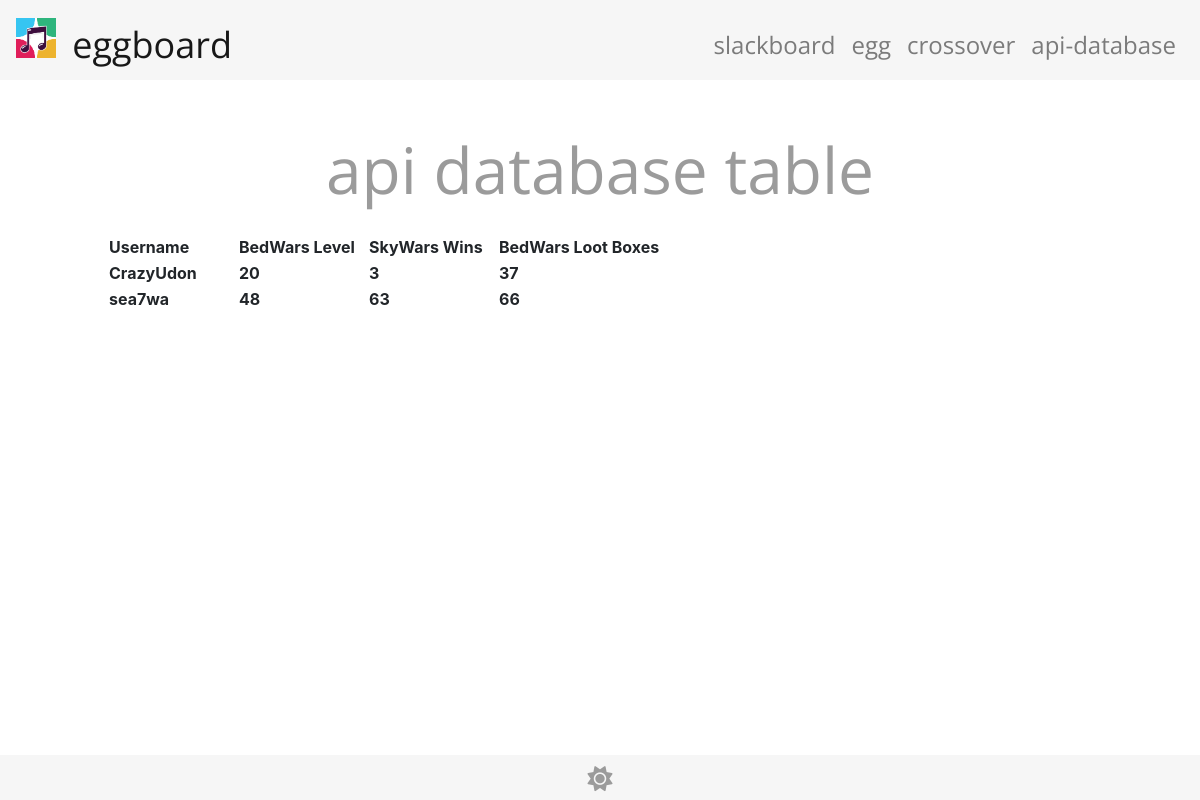
The app's page /apidatabase, older data.
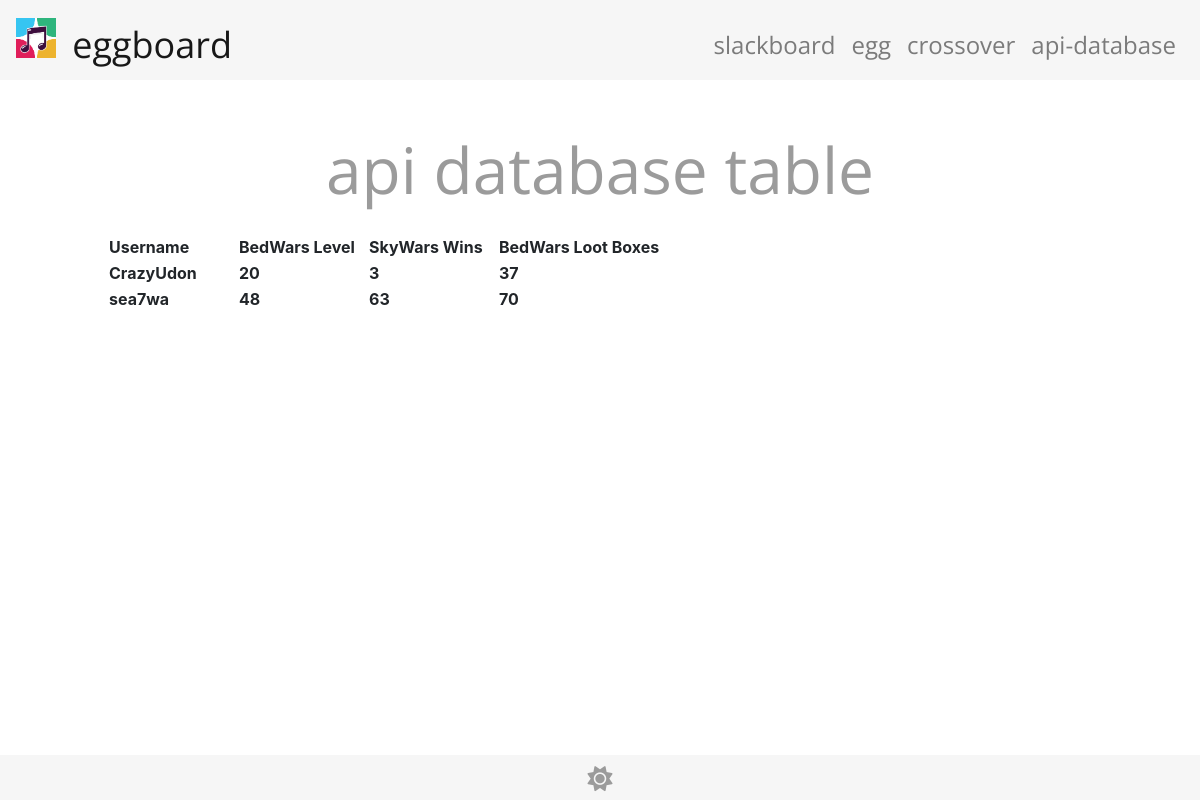
The same page, newer data.
### main.py (models this page shows, shortened)
class Users(db.Model):
    id = db.Column(db.Integer, primary_key=True)
    username = db.Column(db.String(255), unique=False, nullable=False)
    bedwarslevel = db.Column(db.String(255), unique=False, nullable=False)
    skywarswins = db.Column(db.String(255), unique=False, nullable=False)
    bedwarslootbox = db.Column(db.String(255), unique=False, nullable=False)

### main.py (the view)
@app.route("/apidatabase")
def tickets():
    return render_template("apidatabase.html", users=Users.query.all())

### templates/apidatabase.html
{% extends "eggbase.html" %}
{% block apidatabase %}
<div class="row justify-content-center">
    <div style="padding-top:5%;width:80%">
        <p class="tutorialTitle">api database table</p>
        <table>
            <tr>
                <th style="min-width:130px">Username</th>
                <th style="min-width:130px">BedWars Level</th>
                <th style="min-width:130px">SkyWars Wins</th>
                <th style="min-width:130px">BedWars Loot Boxes</th>
            </tr>
            {% for user in users %}
            <tr>
                <th>{{ user.username }}</th>
                <th>{{ user.bedwarslevel }}</th>
                <th>{{ user.skywarswins }}</th>
                <th>{{ user.bedwarslootbox }}</th>
            </tr>
            {% endfor %}
        </table>
    </div>
</div>
<div style="padding-top:5%"></div>
{% endblock %}

### templates/eggbase.html (shortened to what this page needs)
<!DOCTYPE html>
<html>
<head>
    <link rel="stylesheet" href="https://maxcdn.bootstrapcdn.com/bootstrap/4.0.0/css/bootstrap.min.css">
    <link rel="stylesheet" href="/static/css/styles.css" type="text/css">
    <link rel="stylesheet" href="https://cdnjs.cloudflare.com/ajax/libs/font-awesome/4.7.0/css/font-awesome.min.css">
</head>
<body>
<nav class="nav navbar navbar-expand-md navbar-light" style="position:fixed;min-width:100%" id="navB">
    <div class="mx-auto order-0" style="padding-top:5px">
        <a class="navbar-brand mx-auto navbarTitle py-0" href="home">
            <img style="margin-right:10px" src="/static/images/slackboard.png" width="40" height="40" class="d-inline-block align-top" alt="">
            <span class="navbarTitle">eggboard</span>
        </a>
    </div>
    <div class="navbar-collapse collapse w-100 order-3 dual-collapse2" >
        <ul class="navbar-nav ml-auto">
            <li class="nav-item">
                <a class="nav-link navbarLink py-0" href="home">slackboard</a>
            </li>
            <li class="nav-item">
                <a class="nav-link navbarLink py-0" href="egg">egg</a>
            </li>
            <li class="nav-item">
                <a class="nav-link navbarLink py-0" href="crossover">crossover</a>
            </li>
            <li class="nav-item">
                <a class="nav-link navbarLink py-0" href="apidatabase">api-database</a>
            </li>
        </ul>
    </div>
</nav>
<div style="padding-top:5%">
</div>
{% block apidatabase %}
{% endblock %}
<div class="footer">
    <center>
        <a id="dark-change"><i id="changeicon" class="fas fa-sun"></i></a>
    </center>
</div>
</body>
</html>

### static/css/styles.css (style rules this page uses)
.navbarTitle { font-family:Open Sans; font-size:1.5em; margin-top:5px; }
.navbarLink { font-family:Open Sans; font-size:1.5em; margin-top:10px; }
.footer { position:fixed; bottom:0; width:100%; background-color: #f6f6f6; height:40px; color: #9b9b9b; font-family:Open Sans; font-size:25px; padding:5px 0px 40px; }
.tutorialTitle { font-family:Open Sans; text-align:center; font-size:4em; color: #9b9b9b; }
* { box-sizing: border-box; }
body { transition:0.4s }
nav { background-color: #f6f6f6; color: #9b9b9b; transition: 0.4s; }

### templates/eggbase.html (style rules this page uses)
body { background-color:#ffffff; }

Row changes from the older to the newer data that the page shows:
changed Users "sea7wa": bedwarslootbox "66" → "70"
